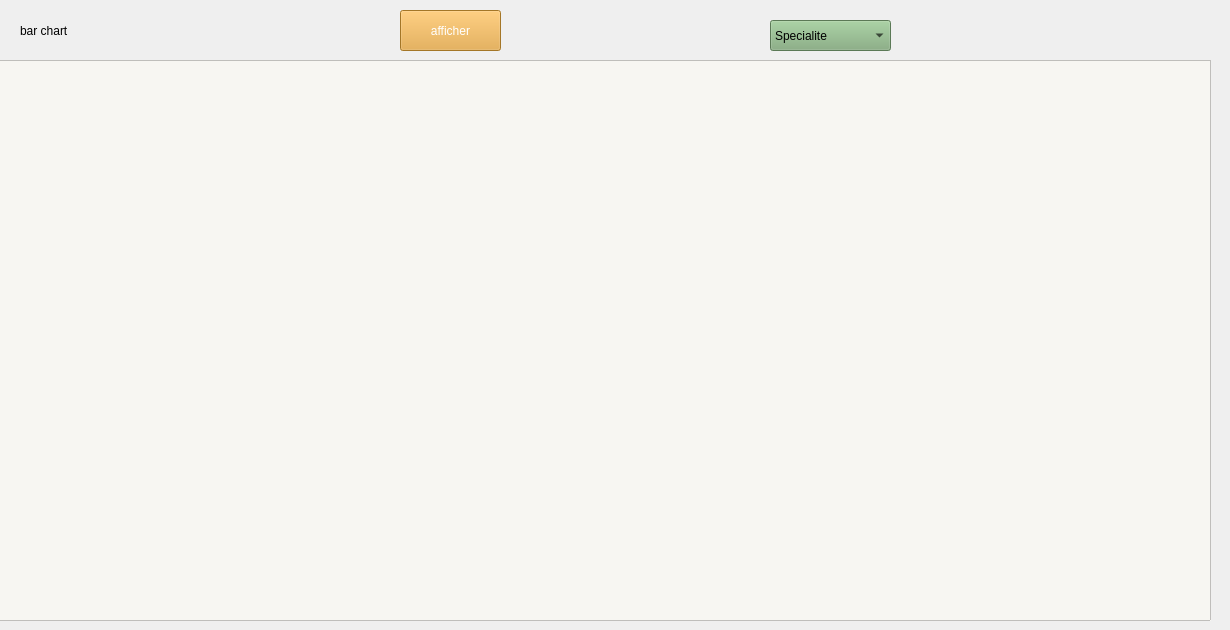
      <widget class="QWidget" name="tab_7">
       <attribute name="title">
        <string>Tab 2</string>
       </attribute>
       <widget class="QLabel" name="label_29">
        <property name="geometry">
         <rect>
          <x>20</x>
          <y>20</y>
          <width>61</width>
          <height>21</height>
         </rect>
        </property>
        <property name="text">
         <string>bar chart</string>
        </property>
       </widget>
       <widget class="QGraphicsView" name="graphicsView_bar_4">
        <property name="geometry">
         <rect>
          <x>-10</x>
          <y>60</y>
          <width>1221</width>
          <height>561</height>
         </rect>
        </property>
        <property name="styleSheet">
         <string notr="true">background-color: rgb(247, 246, 242);</string>
        </property>
       </widget>
       <widget class="QPushButton" name="afficher_bar_f">
        <property name="geometry">
         <rect>
          <x>400</x>
          <y>10</y>
          <width>101</width>
          <height>41</height>
         </rect>
        </property>
        <property name="styleSheet">
         <string notr="true">QPushButton {
    background-color: #E6A537;
	color: rgb(255, 255, 255);
}

QPushButton:hover {
    background-color: rgb(127, 170, 121);
	color:  #E6A537;
	border-color: rgb(255, 170, 0);
}</string>
        </property>
        <property name="text">
         <string>afficher</string>
        </property>
       </widget>
       <widget class="QComboBox" name="comboBox_critere_bar_4">
        <property name="geometry">
         <rect>
          <x>770</x>
          <y>20</y>
          <width>121</width>
          <height>31</height>
         </rect>
        </property>
        <property name="styleSheet">
         <string notr="true">background-color: rgb(127, 170, 121);</string>
        </property>
        <item>
         <property name="text">
          <string>Specialite</string>
         </property>
        </item>
       </widget>
      </widget>
